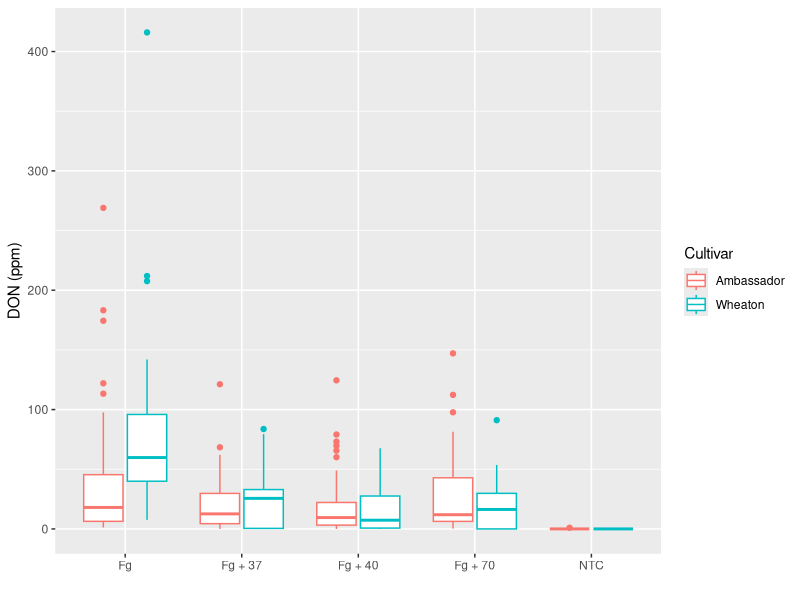
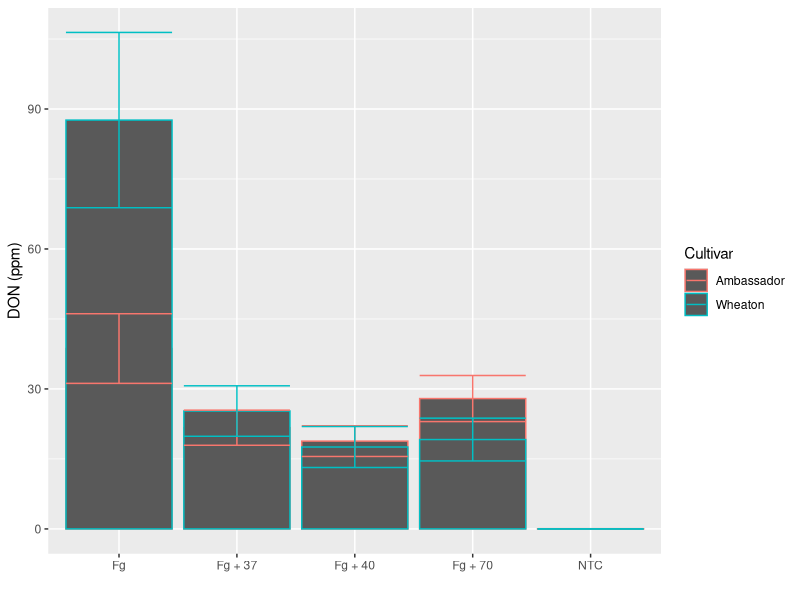
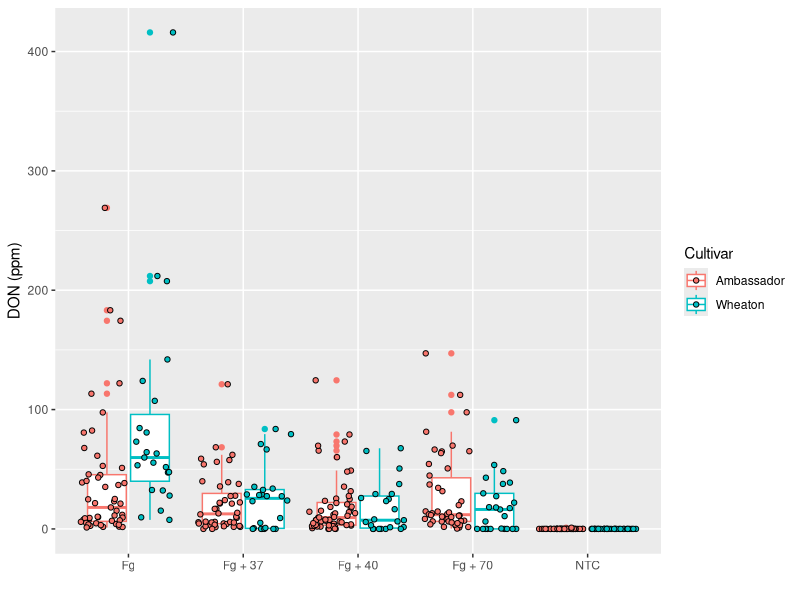
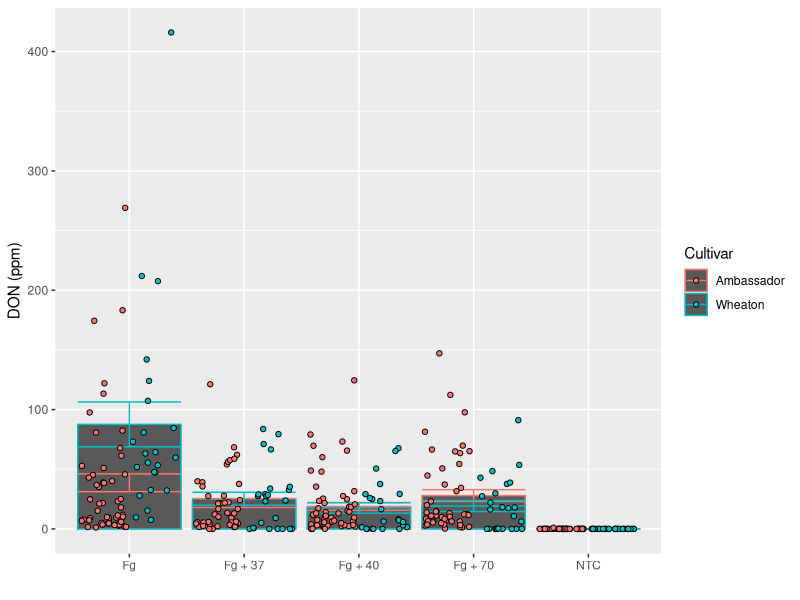
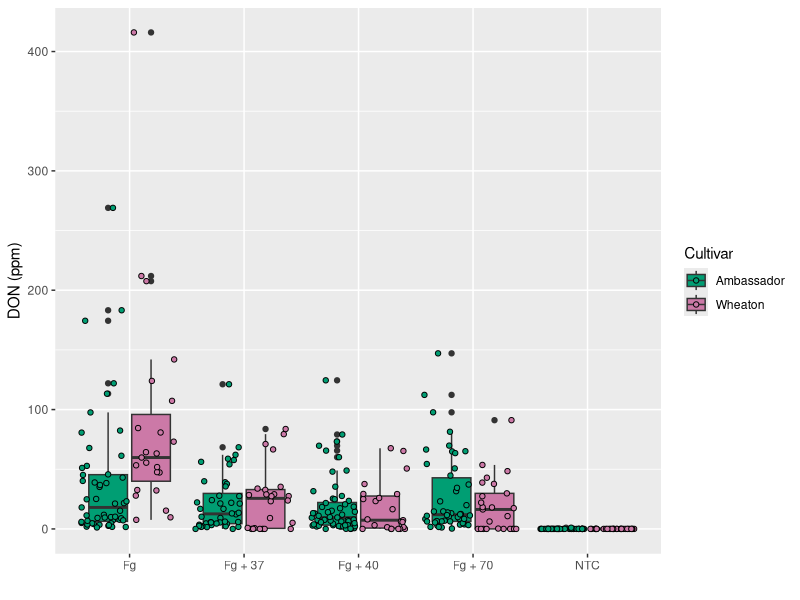
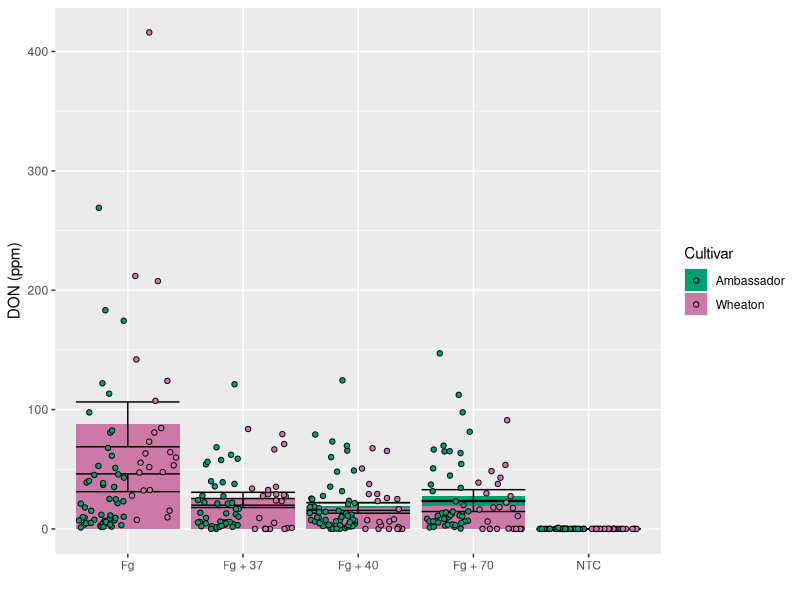
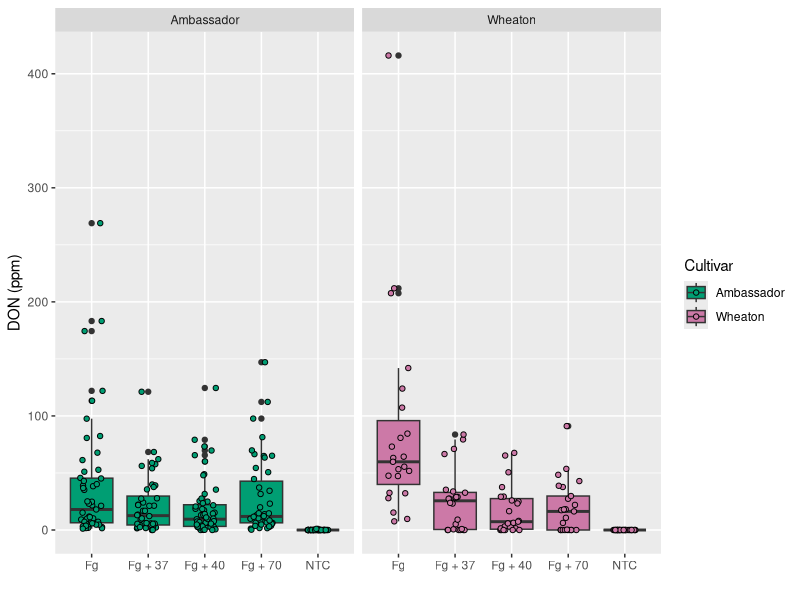
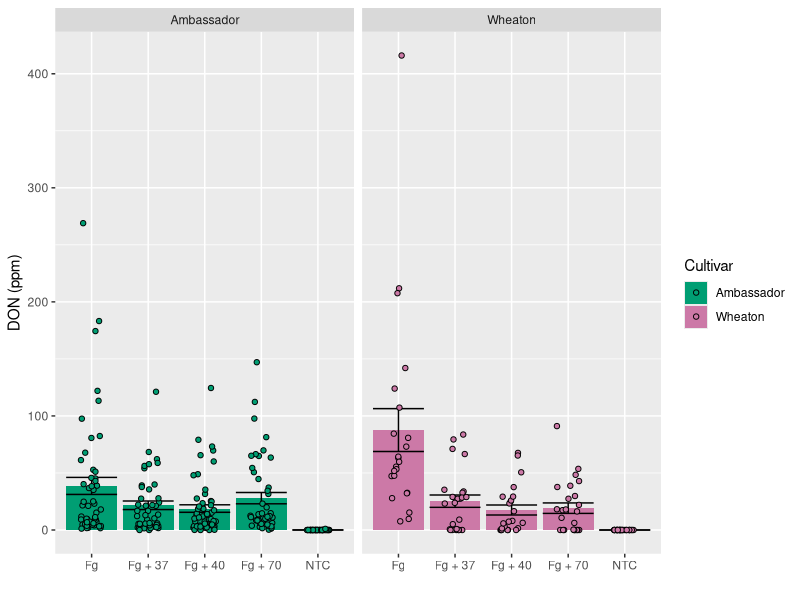

Here is the R script that generated these plots, in order:
## ---- chunk 1
# load data in R
datum <- read.csv("MycotoxinData.csv",na.strings = "na")

#load library for ggplot
library(ggplot2)

#Create boxplot
ggplot(datum, aes(x=Treatment, y=DON, color=Cultivar)) +
         geom_boxplot() +
  xlab("")+
  ylab("DON (ppm)")
## ---- chunk 2
#create bar chart with standard-error bars
ggplot(datum, aes(x=Treatment, y= DON, color= Cultivar)) +
  stat_summary(fun=mean, geom="bar") +
  stat_summary(fun.data = mean_se, geom = "errorbar") +
  xlab("") +
  ylab("DON (ppm)")

## ---- chunk 3
#Add points to the foreground of boxplot with distribution of points making shape 21 and outline color black
ggplot(datum, aes(x=Treatment, y=DON, color=Cultivar)) +
         geom_boxplot() +
  geom_point(position=position_jitterdodge(dodge.width = 0.9), aes(fill=Cultivar), shape=21, colour="black")+
  xlab("")+
  ylab("DON (ppm)")

#Add points to the foreground of barchart with distribution of points making shape 21 and outline color black
ggplot(datum, aes(x=Treatment, y= DON, color= Cultivar)) +
  stat_summary(fun=mean, geom="bar") +
  stat_summary(fun.data = mean_se, geom = "errorbar") +
  geom_point(position=position_jitterdodge(dodge.width = 0.9), aes(fill=Cultivar), shape=21, colour="black")+
  xlab("") +
  ylab("DON (ppm)")



## ---- chunk 4
#Change fill color of points and boxplots to match with colorblind pallet
cbbPalette <- c( "#009E73", "#CC79A7")
ggplot(datum, aes(x=Treatment, y=DON, fill=Cultivar)) +
         geom_boxplot() +
  geom_point(position=position_jitterdodge(dodge.width = 0.9), aes(fill=Cultivar), shape=21, colour="black")+
  scale_fill_manual(values = cbbPalette) +  
  scale_color_manual(values = cbbPalette) + 
  xlab("")+
  ylab("DON (ppm)")

#Change fill color of points and barchart to match with colorblind pallet
ggplot(datum, aes(x=Treatment, y= DON, fill=Cultivar)) +
  stat_summary(fun=mean, geom="bar") +
  stat_summary(fun.data = mean_se, geom = "errorbar") +
  geom_point(position=position_jitterdodge(dodge.width = 0.9), aes(fill=Cultivar), shape=21, colour="black")+
  scale_fill_manual(values = cbbPalette) +  
  scale_color_manual(values = cbbPalette) + 
  xlab("") +
  ylab("DON (ppm)")

## ---- chunk 5
#Add a facet to the boxplot based on cultivar
cbbPalette <- c( "#009E73", "#CC79A7")
ggplot(datum, aes(x=Treatment, y=DON, fill=Cultivar)) +
         geom_boxplot() +
  geom_point(position=position_jitterdodge(dodge.width = 0.9), aes(fill=Cultivar), shape=21, colour="black")+
  scale_fill_manual(values = cbbPalette) +  
  scale_color_manual(values = cbbPalette) + 
  xlab("")+
  ylab("DON (ppm)") +
  facet_wrap(~Cultivar)


#Add a facet to the barchart based on cultivar
ggplot(datum, aes(x=Treatment, y= DON, fill=Cultivar)) +
  stat_summary(fun=mean, geom="bar") +
  stat_summary(fun.data = mean_se, geom = "errorbar") +
  geom_point(position=position_jitterdodge(dodge.width = 0.9), aes(fill=Cultivar), shape=21, colour="black")+
  scale_fill_manual(values = cbbPalette) +  
  scale_color_manual(values = cbbPalette) + 
  xlab("") +
  ylab("DON (ppm)") +
  facet_wrap(~Cultivar)
## ---- chunk 6
#Adding transparency to the point to make boxplot in the background visible
cbbPalette <- c( "#009E73", "#CC79A7")
ggplot(datum, aes(x=Treatment, y=DON, fill=Cultivar)) +
         geom_boxplot() +
  geom_point(position=position_jitterdodge(dodge.width = 0.9), aes(fill=Cultivar), shape=21, colour="black", alpha=0.5)+
  scale_fill_manual(values = cbbPalette) +  
  scale_color_manual(values = cbbPalette) + 
  xlab("")+
  ylab("DON (ppm)") +
  facet_wrap(~Cultivar)


#Adding transparency to the point to make barchart in the background visible
ggplot(datum, aes(x=Treatment, y= DON,fill=Cultivar)) +
  stat_summary(fun=mean, geom="bar") +
  stat_summary(fun.data = mean_se, geom = "errorbar") +
  geom_point(position=position_jitterdodge(dodge.width = 0.9), aes(fill=Cultivar), shape=21, colour="black", alpha=0.5)+
  scale_fill_manual(values = cbbPalette) +  
  scale_color_manual(values = cbbPalette) + 
  xlab("") +
  ylab("DON (ppm)") +
  facet_wrap(~Cultivar)
## ---- chunk 7
#plotting rug plot
cbbPalette <- c( "#009E73", "#CC79A7")
ggplot(datum, aes(x=Treatment, y=DON, fill=Cultivar)) +
         geom_rug() +
  geom_point(position=position_jitterdodge(dodge.width = 0.9), aes(fill=Cultivar), shape=21, colour="black", alpha=0.5)+
  scale_fill_manual(values = cbbPalette) +  
  scale_color_manual(values = cbbPalette) + 
  xlab("")+
  ylab("DON (ppm)") +
  facet_wrap(~Cultivar)

